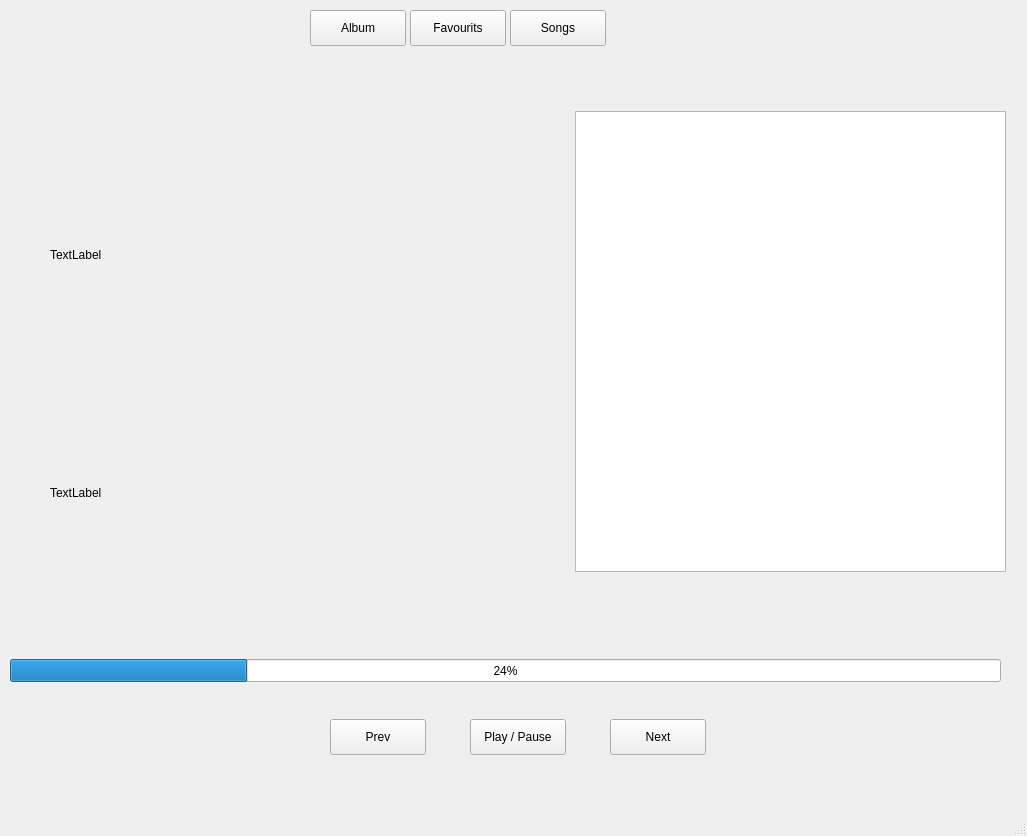
<?xml version="1.0" encoding="UTF-8"?>
<ui version="4.0">
 <class>MainWindow</class>
 <widget class="QMainWindow" name="MainWindow">
  <property name="geometry">
   <rect>
    <x>0</x>
    <y>0</y>
    <width>1027</width>
    <height>836</height>
   </rect>
  </property>
  <property name="windowTitle">
   <string>MainWindow</string>
  </property>
  <widget class="QWidget" name="centralwidget">
   <widget class="QListWidget" name="listWidget">
    <property name="geometry">
     <rect>
      <x>575</x>
      <y>111</y>
      <width>431</width>
      <height>461</height>
     </rect>
    </property>
   </widget>
   <widget class="QWidget" name="widget" native="true">
    <property name="geometry">
     <rect>
      <x>0</x>
      <y>619</y>
      <width>1021</width>
      <height>161</height>
     </rect>
    </property>
    <widget class="QProgressBar" name="progressBar">
     <property name="geometry">
      <rect>
       <x>10</x>
       <y>40</y>
       <width>991</width>
       <height>23</height>
      </rect>
     </property>
     <property name="value">
      <number>24</number>
     </property>
    </widget>
    <widget class="QPushButton" name="pushButton">
     <property name="geometry">
      <rect>
       <x>330</x>
       <y>100</y>
       <width>96</width>
       <height>36</height>
      </rect>
     </property>
     <property name="text">
      <string>Prev</string>
     </property>
    </widget>
    <widget class="QPushButton" name="pushButton_2">
     <property name="geometry">
      <rect>
       <x>470</x>
       <y>100</y>
       <width>96</width>
       <height>36</height>
      </rect>
     </property>
     <property name="text">
      <string>Play / Pause</string>
     </property>
    </widget>
    <widget class="QPushButton" name="pushButton_3">
     <property name="geometry">
      <rect>
       <x>610</x>
       <y>100</y>
       <width>96</width>
       <height>36</height>
      </rect>
     </property>
     <property name="text">
      <string>Next</string>
     </property>
    </widget>
   </widget>
   <widget class="QWidget" name="widget_2" native="true">
    <property name="geometry">
     <rect>
      <x>10</x>
      <y>0</y>
      <width>1011</width>
      <height>80</height>
     </rect>
    </property>
    <widget class="QPushButton" name="pushButton_4">
     <property name="geometry">
      <rect>
       <x>300</x>
       <y>10</y>
       <width>96</width>
       <height>36</height>
      </rect>
     </property>
     <property name="text">
      <string>Album</string>
     </property>
    </widget>
    <widget class="QPushButton" name="pushButton_5">
     <property name="geometry">
      <rect>
       <x>400</x>
       <y>10</y>
       <width>96</width>
       <height>36</height>
      </rect>
     </property>
     <property name="text">
      <string>Favourits</string>
     </property>
    </widget>
    <widget class="QPushButton" name="pushButton_6">
     <property name="geometry">
      <rect>
       <x>500</x>
       <y>10</y>
       <width>96</width>
       <height>36</height>
      </rect>
     </property>
     <property name="text">
      <string>Songs</string>
     </property>
    </widget>
   </widget>
   <widget class="QLabel" name="label">
    <property name="geometry">
     <rect>
      <x>50</x>
      <y>119</y>
      <width>431</width>
      <height>271</height>
     </rect>
    </property>
    <property name="text">
     <string>TextLabel</string>
    </property>
   </widget>
   <widget class="QLabel" name="label_2">
    <property name="geometry">
     <rect>
      <x>50</x>
      <y>427</y>
      <width>431</width>
      <height>131</height>
     </rect>
    </property>
    <property name="text">
     <string>TextLabel</string>
    </property>
   </widget>
  </widget>
  <widget class="QMenuBar" name="menubar">
   <property name="geometry">
    <rect>
     <x>0</x>
     <y>0</y>
     <width>1027</width>
     <height>28</height>
    </rect>
   </property>
  </widget>
  <widget class="QStatusBar" name="statusbar"/>
 </widget>
 <resources/>
 <connections/>
</ui>
